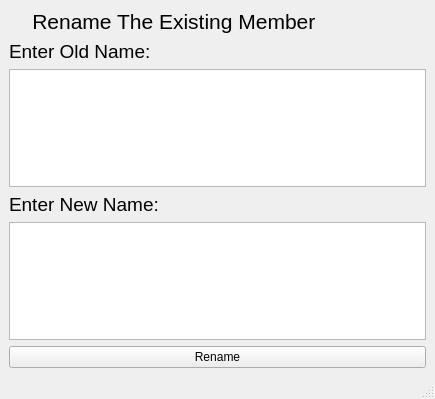
<?xml version="1.0" encoding="UTF-8"?>
<ui version="4.0">
 <class>RenameWindow</class>
 <widget class="QMainWindow" name="RenameWindow">
  <property name="geometry">
   <rect>
    <x>0</x>
    <y>0</y>
    <width>435</width>
    <height>399</height>
   </rect>
  </property>
  <property name="windowTitle">
   <string>Rename Window</string>
  </property>
  <widget class="QWidget" name="centralwidget">
   <layout class="QGridLayout" name="gridLayout">
    <item row="3" column="0">
     <widget class="QLabel" name="label_3">
      <property name="font">
       <font>
        <pointsize>14</pointsize>
       </font>
      </property>
      <property name="text">
       <string>Enter New Name:</string>
      </property>
     </widget>
    </item>
    <item row="4" column="0">
     <widget class="QTextEdit" name="newname">
      <property name="font">
       <font>
        <pointsize>10</pointsize>
       </font>
      </property>
     </widget>
    </item>
    <item row="0" column="0">
     <widget class="QLabel" name="label">
      <property name="font">
       <font>
        <pointsize>16</pointsize>
       </font>
      </property>
      <property name="text">
       <string>    Rename The Existing Member</string>
      </property>
     </widget>
    </item>
    <item row="1" column="0">
     <widget class="QLabel" name="label_2">
      <property name="font">
       <font>
        <pointsize>14</pointsize>
       </font>
      </property>
      <property name="text">
       <string>Enter Old Name:</string>
      </property>
     </widget>
    </item>
    <item row="2" column="0">
     <widget class="QTextEdit" name="oldname">
      <property name="font">
       <font>
        <pointsize>10</pointsize>
       </font>
      </property>
     </widget>
    </item>
    <item row="5" column="0">
     <widget class="QPushButton" name="rename">
      <property name="text">
       <string>Rename</string>
      </property>
     </widget>
    </item>
   </layout>
  </widget>
  <widget class="QMenuBar" name="menubar">
   <property name="geometry">
    <rect>
     <x>0</x>
     <y>0</y>
     <width>435</width>
     <height>26</height>
    </rect>
   </property>
  </widget>
  <widget class="QStatusBar" name="statusbar"/>
 </widget>
 <resources/>
 <connections/>
</ui>
